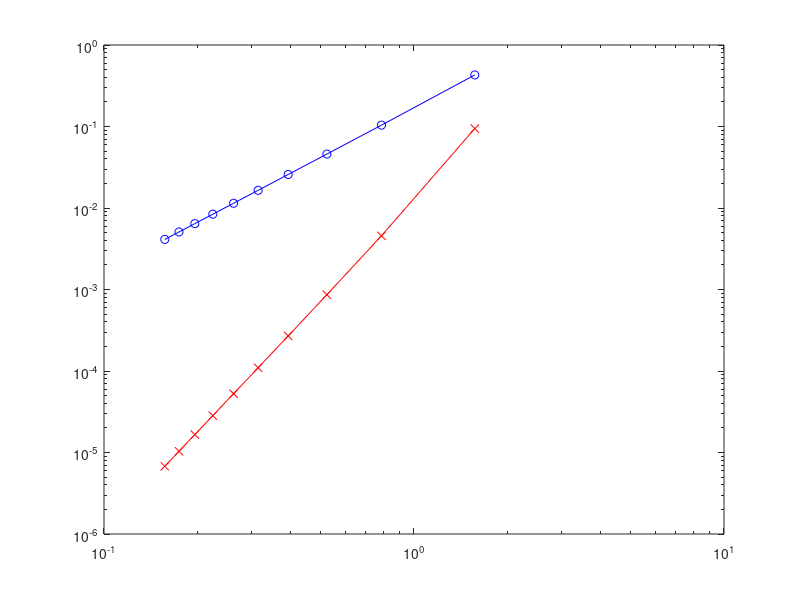

This figure's MATLAB source:
% testing composite trap and simpson's rule


a = 0;
b = pi;


f = @(x) sin(x);
Actual = 2;

ntest = 2:2:20;

errors= zeros(3,length(ntest));

for j = 1:length(ntest)
    n = ntest(j);
    h = (b-a)/n;
    errors(1,j) = h;
    qnode = a+[0:n]*h;
    
    
    % trapezoidal rule
    
    Itrap = h/2*(f(a)+f(b)+2*sum(f(qnode(2:end-1))));
    
    errors(2,j) = abs(Itrap-Actual);
    
    % Simpson
    
    Simp = h/3*(f(a)+f(b) + 2*sum(f(qnode(3:2:end-1)))+4*sum(f(qnode(2:2:end-1))));

    errors(3,j) = abs(Simp-Actual);
end

loglog(errors(1,:),errors(2,:),'bo-',errors(1,:),errors(3,:),'rx-')

x = log(errors(1,:));
y = log(errors(2,:));
m = (y(2:end)-y(1:end-1))./(x(2:end)-x(1:end-1));
m

x = log(errors(1,:));
y = log(errors(3,:));
m = (y(2:end)-y(1:end-1))./(x(2:end)-x(1:end-1));
m

keyboard